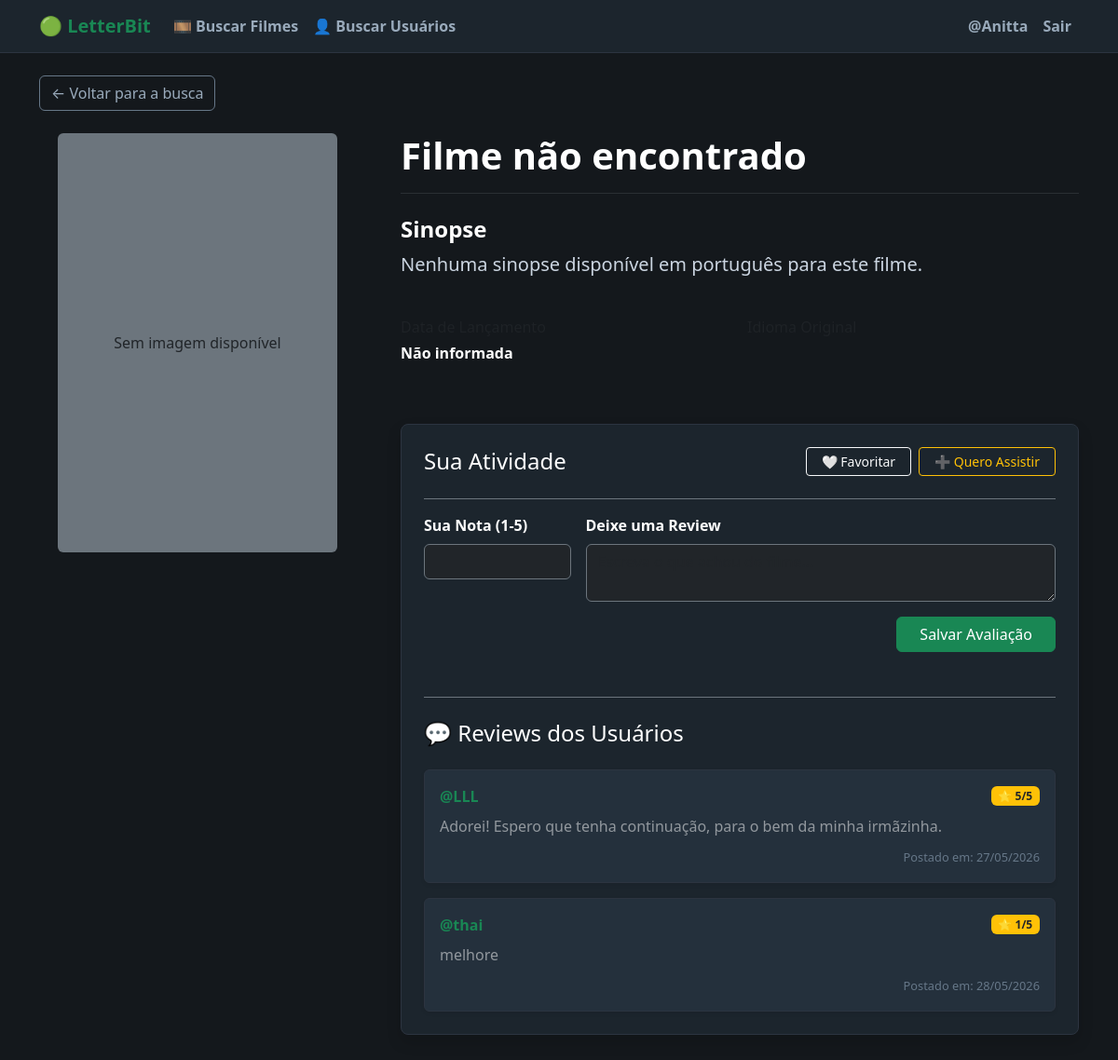
/movies/330457/ (signed in), run on the app's committed database.
### interactions/models.py (models this page shows, shortened)
class Review(models.Model):
    user = models.ForeignKey(settings.AUTH_USER_MODEL, on_delete=models.CASCADE, related_name='reviews')
    movie = models.ForeignKey(Movie, on_delete=models.CASCADE, related_name='reviews')
    rating = models.IntegerField(choices=[(1, '1★'), (2, '2★'), (3, '3★'), (4, '4★'), (5, '5★')])
    comment = models.TextField(blank=True)
    created_at = models.DateTimeField(auto_now_add=True)
    updated_at = models.DateTimeField(auto_now=True)
    class Meta:
        unique_together = ['user', 'movie']

### movies/views.py (the view)
# urls.py: path('<int:movie_id>/', views.movie_detail, name='movie_detail'),
def movie_detail(request, movie_id):
    service = TMDBService()
    movie_api = service.get_movie_details(movie_id)
    if not movie_api:
        movie_api = {'id': movie_id, 'title': 'Filme não encontrado'}
    movie_db, created = Movie.objects.get_or_create(
        tmdb_id=movie_id,
        defaults={
            'title': movie_api.get('title', 'Filme sem título')
        }
    )
    reviews = Review.objects.filter(movie=movie_db).select_related('user')
    user_rating = None
    is_favorited = False
    is_in_watchlist = False
    if request.user.is_authenticated:
        user_review = Review.objects.filter(user=request.user, movie=movie_db).first()
        if user_review:
            user_rating = user_review.rating
        is_favorited = Favorite.objects.filter(user=request.user, movie=movie_db).exists()
        is_in_watchlist = Watchlist.objects.filter(user=request.user, movie=movie_db).exists()
    context = {
        'movie': movie_api,       # Dados da API (capa, sinopse, ano)
        'movie_db': movie_db,     # Instância do banco de dados para os formulários
        'reviews': reviews,       # Lista de comentários
        'user_rating': user_rating,
        'is_favorited': is_favorited,
        'is_in_watchlist': is_in_watchlist,
    }
    return render(request, 'movies/movie_detail.html', context)

### movies/services.py (called while the page is built)
    def get_movie_details(self, movie_id):
        url = f"{self.base_url}/movie/{movie_id}"
        params = {
            'api_key': self.api_key,
            'language': self.language
        }
        try:
            response = requests.get(url, params=params)
            return response.json()
        except requests.RequestException:
            return None

### movies/templates/movies/movie_detail.html (shortened to what this page needs)
{% extends 'base.html' %}
{% block content %}
    <div class="container mb-5">
        <div class="mb-4">
            <a href="{% url 'movies:movie_search' %}" class="btn btn-back">
                ← Voltar para a busca
            </a>
        </div>
        {% if movie %}
            <div class="row g-5">
                <div class="col-md-4 text-center">
                    {% if movie.poster_path %}
                        <img src="https://image.tmdb.org/t/p/w500{{ movie.poster_path }}" class="img-fluid rounded shadow-lg" alt="{{ movie.title }}" style="max-height: 550px;">
                    {% else %}
                        <div class="bg-secondary d-flex align-items-center justify-content-center rounded text-dark mx-auto" style="height: 450px; max-width: 300px;">
                            <span>Sem imagem disponível</span>
                        </div>
                    {% endif %}
                </div>
                <div class="col-md-8">
                    <div class="d-flex align-items-center gap-3 flex-wrap mb-2">
                        <h1 class="movie-title my-0">{{ movie.title }}</h1>
                    </div>
                    <hr class="border-secondary mb-4">
                    <div class="mb-4">
                        <h4 class="info-label mb-2">Sinopse</h4>
                        <p class="fs-5 lh-base" style="color: #cbd5e1;">
                            {{ movie.overview|default:"Nenhuma sinopse disponível em português para este filme." }}
                        </p>
                    </div>
                    <div class="row g-3 mt-4">
                        <div class="col-sm-6">
                            <p class="mb-1 text-muted">Data de Lançamento</p>
                            <p class="fs-6 text-white fw-bold">{{ movie.release_date|default:"Não informada" }}</p>
                        </div>
                        <div class="col-sm-6">
                            <p class="mb-1 text-muted">Idioma Original</p>
                        </div>
                    </div>
                    <div class="interaction-card p-4 mt-5 shadow">
                        {% if user.is_authenticated %}
                            <div class="d-flex align-items-center justify-content-between flex-wrap gap-3 mb-4">
                                <h4 class="m-0">Sua Atividade</h4>
                                <div class="d-flex gap-2">
                                    <form action="/interactions/favorite/{{ movie_db.tmdb_id }}/" method="POST" class="m-0">
                                        {% if is_favorited %}
                                            <button type="submit" class="btn btn-danger btn-sm px-3">❤️ Favoritado</button>
                                        {% else %}
                                            <button type="submit" class="btn btn-outline-light btn-sm px-3">🤍 Favoritar</button>
                                        {% endif %}
                                    </form>
                                    <form action="/interactions/watchlist/{{ movie_db.tmdb_id }}/" method="POST" class="m-0">
                                        {% if is_in_watchlist %}
                                            <button type="submit" class="btn btn-warning text-dark fw-bold btn-sm px-3">🍿 Na Lista</button>
                                        {% else %}
                                            <button type="submit" class="btn btn-outline-warning btn-sm px-3">➕ Quero Assistir</button>
                                        {% endif %}
                                    </form>
                                </div>
                            </div>
                            {% if user_rating %}
                                <div class="p-3 mb-4 rounded border border-success" style="background-color: #1e2925;">
                                    <div class="d-flex justify-content-between align-items-center mb-2">
                                        <span class="text-success fw-bold">✓ Você já avaliou este filme</span>
                                        <span class="badge bg-warning text-dark fw-bold">Sua nota: ⭐ {{ user_rating }}/5</span>
                                    </div>
                                    <p class="text-white-50 small mb-3 italic">
                                        "{% for r in reviews %}{% if r.user == user %}{{ r.comment }}{% endif %}{% endfor %}"
                                    </p>
                                    <button class="btn btn-outline-warning btn-sm" type="button" data-bs-toggle="collapse" data-bs-target="#collapseEditForm">
                                        ✏️ Alterar minha avaliação
                                    </button>
                                </div>
                                <div class="collapse mb-4" id="collapseEditForm">
                                    <form action="/interactions/review/{{ movie_db.tmdb_id }}/" method="POST" class="pt-3 border-top border-secondary">
                                        {% csrf_token %}
                                        <div class="row g-3">
                                            <div class="col-sm-3">
                                                <label for="rating" class="form-label text-white fw-semibold">Nova Nota</label>
                                                <input type="number" name="rating" id="rating" min="1" max="5" class="form-control bg-dark text-white border-secondary" value="{{ user_rating }}" required>
                                            </div>
                                            <div class="col-sm-9">
                                                <label for="comment" class="form-label text-white fw-semibold">Atualizar Review</label>
                                                <textarea name="comment" id="comment" class="form-control bg-dark text-white border-secondary" rows="2" required>{% for r in reviews %}{% if r.user == user %}{{ r.comment }}{% endif %}{% endfor %}</textarea>
                                            </div>
                                        </div>
                                        <div class="text-end mt-3">
                                            <button type="submit" class="btn btn-warning text-dark fw-bold px-4">Atualizar Avaliação</button>
                                        </div>
                                    </form>
                                </div>
                            {% else %}
                                <form action="/interactions/review/{{ movie_db.tmdb_id }}/" method="POST" class="border-top border-secondary pt-3">
                                    <div class="row g-3">
                                        <div class="col-sm-3">
                                            <label for="rating" class="form-label text-white fw-semibold">Sua Nota (1-5)</label>
                                            <input type="number" name="rating" id="rating" min="1" max="5" class="form-control bg-dark text-white border-secondary" required>
                                        </div>
                                        <div class="col-sm-9">
                                            <label for="comment" class="form-label text-white fw-semibold">Deixe uma Review</label>
                                            <textarea name="comment" id="comment" class="form-control bg-dark text-white border-secondary" rows="2" placeholder="Escreva o que achou do filme..." required></textarea>
                                        </div>
                                    </div>
                                    <div class="text-end mt-3">
                                        <button type="submit" class="btn btn-success px-4">Salvar Avaliação</button>
                                    </div>
                                </form>
                            {% endif %}
                        {% else %}
                            <div class="text-center py-2">
                                <p class="text-muted m-0">🔒 <a href="{% url 'login' %}" class="text-success fw-bold text-decoration-none">Faça login</a> para favoritar ou deixar uma avaliação neste filme.</p>
                            </div>
                        {% endif %}
                        <div class="reviews-list mt-5 border-top border-secondary pt-4">
                            <h4 class="mb-4">💬 Reviews dos Usuários</h4>
                            {% if reviews %}
                                <div class="row g-3">
                                    {% for review in reviews %}
                                        <div class="col-12">
                                            <div class="card review-card shadow-sm">
                                                <div class="card-body">
                                                    <div class="d-flex justify-content-between align-items-center mb-2">
                                                        <strong class="text-success">@{{ review.user.username }}</strong>
                                                        <span class="badge bg-warning text-dark fw-bold">⭐ {{ review.rating }}/5</span>
                                                    </div>
                                                    <p class="card-text my-2 text-white-50">{{ review.comment }}</p>
                                                    <div class="text-end">
                                                        <small style="font-size: 0.8rem; color: #678;">Postado em: {{ review.created_at|date:"d/m/Y" }}</small>
                                                    </div>
                                                </div>
                                            </div>
                                        </div>
                                    {% endfor %}
                                </div>
                            {% else %}
                                <p class="text-muted italic mb-0">Nenhuma review feita para este filme ainda. Seja o primeiro a comentar!</p>
                            {% endif %}
                        </div>
                    </div>
                </div>
            </div>
        {% else %}
            <div class="alert alert-danger text-center my-5" role="alert">
                Não foi possível carregar as informações deste filme. Por favor, tente novamente mais tarde.
            </div>
        {% endif %}
    </div>
{% endblock %}

### templates/base.html (shortened to what this page needs)
<!DOCTYPE html>
<html lang="pt-br">
<head>
    <link href="https://cdn.jsdelivr.net/npm/bootstrap@5.3.0/dist/css/bootstrap.min.css" rel="stylesheet">
</head>
<body>
    <nav class="navbar navbar-expand-lg navbar-dark mb-4">
        <div class="container">
            <a class="navbar-brand fw-bold text-success" href="/movies/">🟢 LetterBit</a>
            <div class="collapse navbar-collapse" id="navbarNav">
                <ul class="navbar-nav me-auto">
                    <li class="nav-item">
                        <a class="nav-link" href="/movies/">🎞️ Buscar Filmes</a>
                    </li>
                    <li class="nav-item">
                        <a class="nav-link" href="{% url 'user_search' %}">👤 Buscar Usuários</a>
                    </li>
                </ul>
                <ul class="navbar-nav ms-auto">
                    {% if user.is_authenticated %}
                        <li class="nav-item">
                            <a class="nav-link fw-bold text-white" href="/profile/"> @{{ user.username }}</a>
                        </li>
                        <li class="nav-item">
                            <form action="{% url 'logout' %}" method="POST" class="d-inline">
                                <button type="submit" class="nav-link btn btn-link text-decoration-none" style="border: none;">Sair</button>
                            </form>
                        </li>
                    {% endif %}
                </ul>
            </div>
        </div>
    </nav>
    <main class="main-content">
        {% block content %}
        {% endblock %}
    </main>
</body>
</html>

### templates/base.html (style rules this page uses)
body { background-color: #14181c; color: #9ab; min-height: 100vh; display: flex; flex-direction: column; }
.navbar { background-color: #1c252d !important; border-bottom: 1px solid #2c3440; }
.nav-link { color: #9ab !important; font-weight: 600; }
.main-content { flex: 1; }
input::placeholder { color :white !important; }

### movies/templates/movies/movie_detail.html (style rules this page uses)
.movie-title { color: #fff; font-weight: bold; }
.info-label { color: #fff; font-weight: 600; }
.btn-back { border-color: #678; color: #9ab; }
.interaction-card { background-color: #1c252d; border: 1px solid #2c3440; border-radius: 8px; color: #9ab; }
.interaction-card h4, .interaction-card h5 { color: #fff; }
.review-card { background-color: #24303c; border: 1px solid #2c3440; color: #fff; }

### data on the page
Review: user.username "LLL", rating "5", comment "Adorei! Espero que tenha continuação, para o bem da minha irmãzinha.", created_at "27/05/2026"
Review: user.username "thai", rating "1", comment "melhore", created_at "28/05/2026"

### other printed values
{{ user.username }} "Anitta"
{{ movie.title }} "Filme não encontrado"
{{ movie.release_date|default:"Não informada" }} "Não informada"
